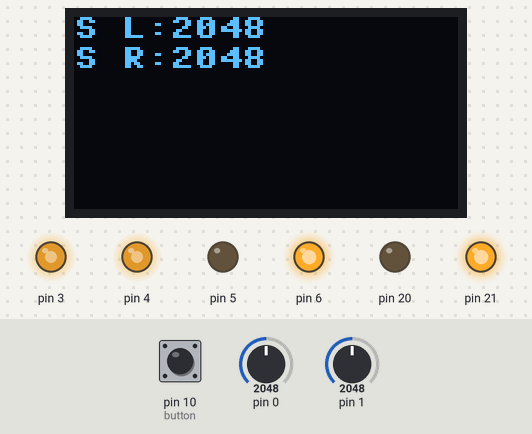
Simulated run of this program. Board: MicroPython board. Shown: 128×64 one-colour display, output pins drawn as LEDs (lit = HIGH). Inputs (shaded band) come from the test bench; at power-on: pin 0 = 2048, pin 1 = 2048, pin 10 (button) HIGH (analog values on the 0–4095 scale).

Above: at 1.2 s.
1.3 s: pin 0 set to 1056
At 1.8 s:
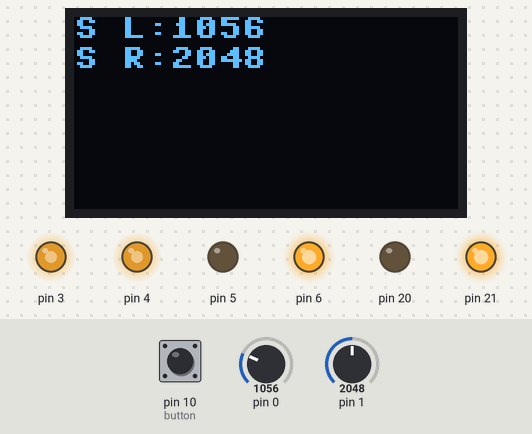
2.8 s: pin 0 set to 973
At 4.0 s:
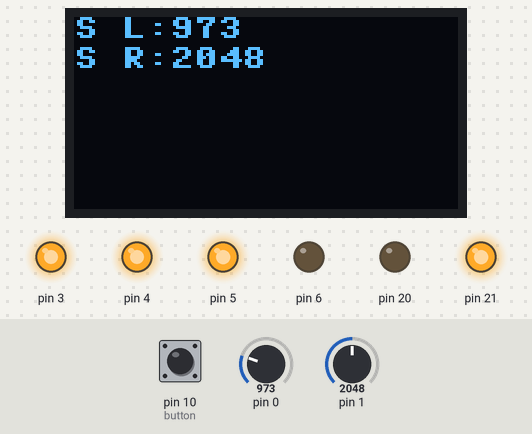
4.3 s: pin 1 set to 1032
At 5.5 s:
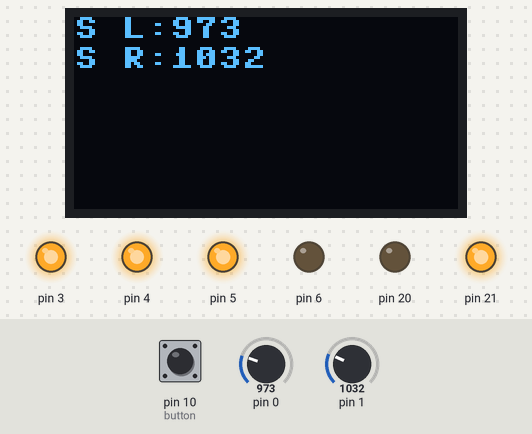
5.8 s: pin 1 set to 934
At 6.3 s:
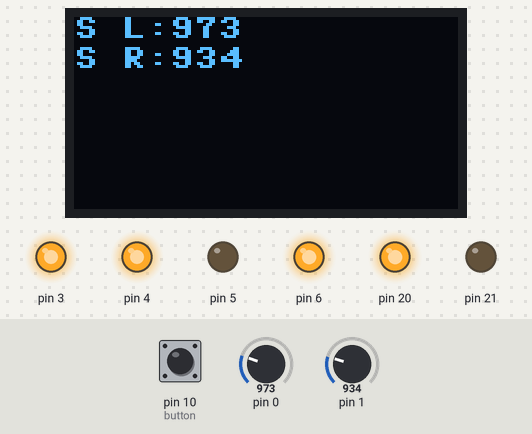
7.3 s: pin 0 set to 1228
At 8.5 s:
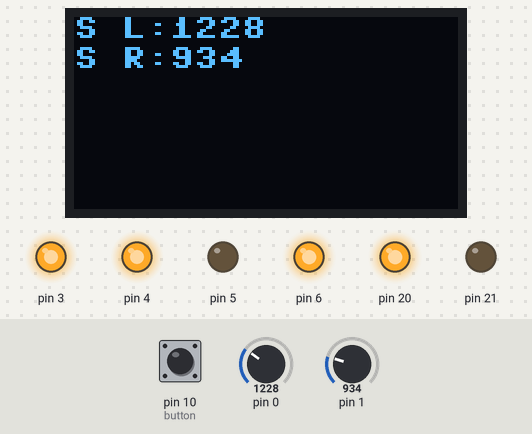
8.8 s: pin 1 set to 1228
At 9.6 s:
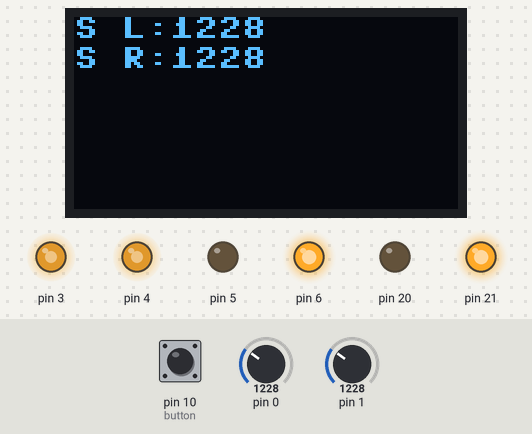
Timing chart, 0 to 11.3 s (numbered marks = the images above; inputs shaded):
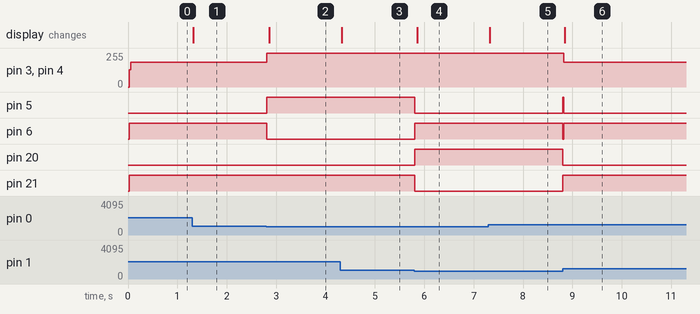

The program:

main.py
```python
import sys
sys.path.append("/libs")
sys.path.append("/mode")
sys.path.append("/database")

from machine import Pin

import manual
import auto

from functions import *

button = Pin(10, Pin.IN, Pin.PULL_UP)

if button.value() == 0:
    manual.start()
else:
    auto.start()
```

Measured:
- the behaviour switches between 1001 and 1000 on pin 0 (found by bisection; images 1 and 2)
- the behaviour switches between 1000 and 999 on pin 1 (found by bisection; images 3 and 4)
- after the input at 1.3 s, the display: changes at once (image 1)
- after the input at 2.8 s, pin 3, pin 4: 184/255 → 253/255 at once; pin 5: LOW → HIGH at once; pin 6: HIGH → LOW at once; the display: changes after 0.06 s (image 2)
- after the input at 4.3 s, the display: changes at once (image 3)
- after the input at 5.8 s, pin 5, pin 21: HIGH → LOW at once; pin 6, pin 20: LOW → HIGH at once; the display: changes after 0.05 s (image 4)
- after the input at 7.3 s, the display: changes at once (image 5)
- after the input at 8.8 s, pin 3, pin 4: 253/255 → 184/255 at once; pin 5: LOW → HIGH at once, → LOW 0.02 s later; pin 6: HIGH → LOW at once, → HIGH 0.02 s later; pin 20: HIGH → LOW at once; pin 21: LOW → HIGH at once; the display: changes after 0.05 s (image 6)
